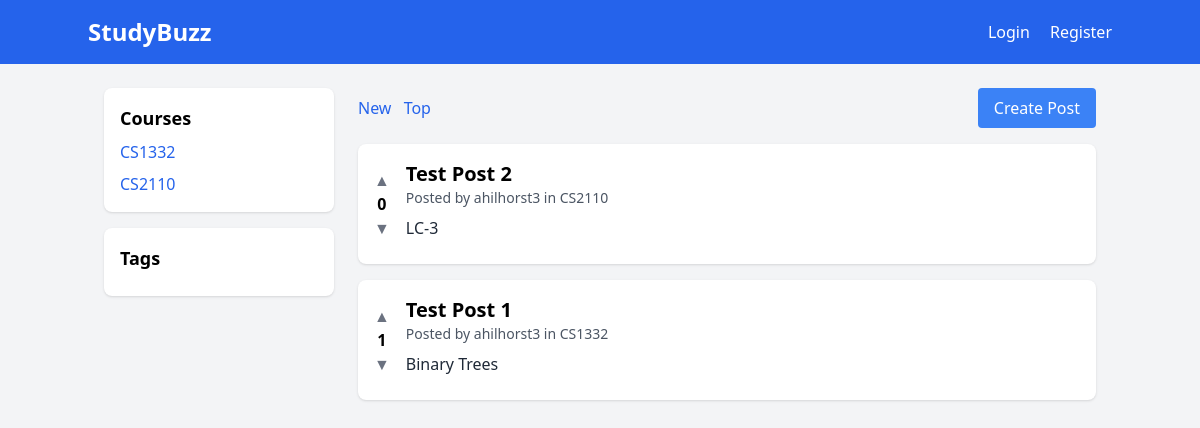
The page / on the database its author committed.
### app/models.py (models this page shows, shortened)
class Post(db.Model):
    id = db.Column(db.Integer, primary_key=True)
    title = db.Column(db.String(200), nullable=False)
    content = db.Column(db.Text, nullable=False)
    course = db.Column(db.String(100), nullable=False)
    timestamp = db.Column(db.DateTime, default=datetime.utcnow)
    votes = db.Column(db.Integer, default=0)
    user_id = db.Column(db.Integer, db.ForeignKey('user.id'), nullable=False)
    tags = db.relationship('Tag', secondary='post_tags', backref='posts')
    media = db.relationship('PostMedia', backref='post', lazy=True, cascade="all, delete-orphan")
    image_url = db.Column(db.String(200))
    media_type = db.Column(db.String(50))  # To distinguish between image/document/etc
    original_filename = db.Column(db.String(200))

class User(UserMixin, db.Model):
    id = db.Column(db.Integer, primary_key=True)
    username = db.Column(db.String(64), unique=True, nullable=False)
    email = db.Column(db.String(120), unique=True, nullable=False)
    password_hash = db.Column(db.String(128))
    posts = db.relationship('Post', backref='author', lazy=True)

### app/routes/main.py (the view)
@main.route('/')
def index():
    course = request.args.get('course')
    tag = request.args.get('tag')
    sort = request.args.get('sort', 'new')
    query = Post.query
    if course:
        query = query.filter_by(course=course)
    if tag:
        query = query.filter(Post.tags.any(name=tag))
    if sort == 'top':
        query = query.order_by(Post.votes.desc())
    else:
        query = query.order_by(Post.timestamp.desc())
    posts = query.all()
    courses = db.session.query(Post.course).distinct().all()
    tags = Tag.query.all()
    return render_template('main/index.html', posts=posts, courses=courses, tags=tags)

### app/templates/main/index.html (shortened to what this page needs)
{% extends "base.html" %}
{% block content %}
<div class="grid grid-cols-1 md:grid-cols-4 gap-6">
    <div class="md:col-span-1 space-y-4">
        <div class="bg-white p-4 rounded-lg shadow">
            <h3 class="font-bold text-lg mb-2">Courses</h3>
            <ul class="space-y-2">
                {% for course in courses %}
                <li>
                    <a href="{{ url_for('main.index', course=course[0]) }}"
                       class="text-blue-600 hover:underline">
                        {{ course[0] }}
                    </a>
                </li>
                {% endfor %}
            </ul>
        </div>
        <div class="bg-white p-4 rounded-lg shadow">
            <h3 class="font-bold text-lg mb-2">Tags</h3>
        </div>
    </div>
    <div class="md:col-span-3">
        <div class="mb-4 flex justify-between items-center">
            <div class="space-x-2">
                <a href="{{ url_for('main.index', sort='new') }}"
                   class="text-blue-600 hover:underline">New</a>
                <a href="{{ url_for('main.index', sort='top') }}"
                   class="text-blue-600 hover:underline">Top</a>
            </div>
            <a href="{{ url_for('main.create_post') }}"
               class="bg-blue-500 text-white px-4 py-2 rounded hover:bg-blue-600">
                Create Post
            </a>
        </div>
        {% for post in posts %}
        <div class="bg-white p-4 rounded-lg shadow mb-4">
            <div class="flex items-center space-x-4">
                <div class="flex flex-col items-center">
                    <button onclick="votePost({{ post.id }}, 'up')"
                            class="text-gray-500 hover:text-blue-500">▲</button>
                    <span id="votes-{{ post.id }}"
                          class="font-bold">{{ post.votes }}</span>
                    <button onclick="votePost({{ post.id }}, 'down')"
                            class="text-gray-500 hover:text-blue-500">▼</button>
                </div>
                <div class="flex-1">
                    <h2 class="text-xl font-bold">{{ post.title }}</h2>
                    <div class="text-sm text-gray-600 mb-2">
                        Posted by {{ post.author.username }} in {{ post.course }}
                    </div>
                    <p class="text-gray-800">{{ post.content }}</p>
                </div>
            </div>
        </div>
        {% endfor %}
    </div>
</div>
{% endblock %}

### app/templates/base.html (shortened to what this page needs)
<!DOCTYPE html>
<html lang="en">
<head>
    <script src="https://cdn.tailwindcss.com"></script>
</head>
<body class="bg-gray-100">
    <nav class="bg-blue-600 p-4">
        <div class="container mx-auto flex justify-between items-center">
            <a href="{{ url_for('main.index') }}" class="text-white text-2xl font-bold">StudyBuzz
            </a>
            <div class="space-x-4">
                {% if current_user.is_authenticated %}
                    <a href="{{ url_for('main.create_post') }}" class="text-white">Create Post</a>
                    <a href="{{ url_for('auth.logout') }}" class="text-white">Logout</a>
                {% else %}
                    <a href="{{ url_for('auth.login') }}" class="text-white">Login</a>
                    <a href="{{ url_for('auth.register') }}" class="text-white">Register</a>
                {% endif %}
            </div>
        </div>
    </nav>
    <main class="container mx-auto mt-6 px-4">
        {% block content %}{% endblock %}
    </main>
</body>
</html>

### rows shown on the page
Post: votes "0", title "Test Post 2", author.username "ahilhorst3", course "CS2110", content "LC-3"
Post: votes "1", title "Test Post 1", author.username "ahilhorst3", course "CS1332", content "Binary Trees"

### other values the page prints
{{ course[0] }} "CS1332" "CS2110"
